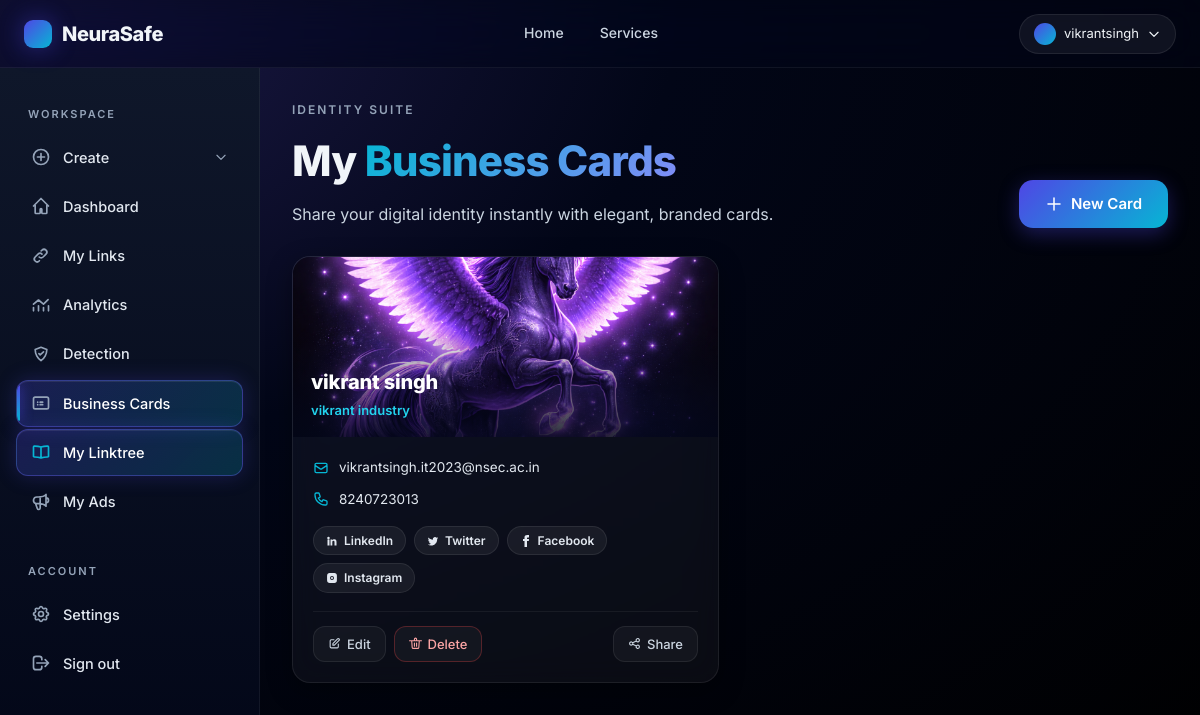
The app's page /business_card/business-cards/ (signed in) with its own data.
### business_card/models.py (models this page shows, shortened)
class UserBusinessCard(models.Model):
    user = models.ForeignKey(User, on_delete=models.CASCADE)
    template = models.ForeignKey(BusinessCardTemplate, on_delete=models.CASCADE, blank=True, null=True)
    custom_template_image = models.ImageField(upload_to='custom_templates/', blank=True, null=True)
    name = models.CharField(max_length=100)
    company_name = models.CharField(max_length=100)
    email = models.EmailField()
    phone_number = models.CharField(max_length=15)
    linkedin = models.URLField(blank=True, null=True)
    twitter = models.URLField(blank=True, null=True)
    facebook = models.URLField(blank=True, null=True)
    instagram = models.URLField(blank=True, null=True)
    created_at = models.DateTimeField(auto_now_add=True)
    logo = models.ImageField(upload_to='logos/', blank=True, null=True)

### business_card/views.py (the view)
# urls.py: path('business-cards/', views.business_card_list, name='business_card_list'),
@login_required
def business_card_list(request):
    business_cards = UserBusinessCard.objects.filter(user=request.user)
    return render(request, 'business_card/business_card_list.html', {'business_cards': business_cards})

### templates/business_card/business_card_list.html (shortened to what this page needs)
{% extends "basehome/base.html" %}
{% load static %}
{% block content %}
<div class="ns-app-content" data-testid="business-cards-root">
  <div class="animate-fade-in-up" style="display: flex; align-items: flex-end; justify-content: space-between; gap: 20px; flex-wrap: wrap; margin-bottom: 28px;">
    <div>
      <p style="color: var(--text-muted); font-size: 12px; letter-spacing: 2px; text-transform: uppercase; font-weight: 600; margin: 0 0 8px;">Identity Suite</p>
      <h1 style="font-size: clamp(28px, 4vw, 42px); font-weight: 800; letter-spacing: -0.02em; margin: 0;">
        My <span class="text-gradient-cyan">Business Cards</span>
      </h1>
      <p style="color: var(--text-secondary); margin: 8px 0 0;">Share your digital identity instantly with elegant, branded cards.</p>
    </div>
    <a href="{% url 'create_business_card' %}" class="ns-btn-primary" data-testid="new-card-btn">
      <svg width="18" height="18" fill="none" stroke="currentColor" viewBox="0 0 24 24"><path stroke-linecap="round" stroke-linejoin="round" stroke-width="2" d="M12 4v16m8-8H4"/></svg>
      New Card
    </a>
  </div>
  {% if business_cards %}
  <div style="display: grid; grid-template-columns: repeat(auto-fill, minmax(340px, 1fr)); gap: 22px;" data-testid="cards-grid">
    {% for card in business_cards %}
    <article class="ns-card animate-fade-in-up" style="padding: 0; overflow: hidden; position: relative;" data-testid="business-card-{{ card.pk }}">
      <div style="position: relative; height: 180px; overflow: hidden;">
        {% if card.custom_template_image %}
          <img src="{{ card.custom_template_image.url }}" alt="Cover" style="width: 100%; height: 100%; object-fit: cover;">
        {% else %}
          <img src="{{ card.template.image.url }}" alt="Cover" style="width: 100%; height: 100%; object-fit: cover;">
        {% endif %}
        <div style="position: absolute; inset: 0; background: linear-gradient(180deg, rgba(2,6,23,0) 40%, rgba(2,6,23,0.85) 100%);"></div>
        <div style="position: absolute; bottom: 16px; left: 18px;">
          <p style="color: #fff; font-size: 20px; font-weight: 800; margin: 0; letter-spacing: -0.01em;">{{ card.name }}</p>
          {% if card.company_name %}<p style="color: var(--secondary-400); font-size: 13px; font-weight: 600; margin: 2px 0 0;">{{ card.company_name }}</p>{% endif %}
        </div>
      </div>
      <div style="padding: 20px;">
        <div style="display: flex; flex-direction: column; gap: 10px; margin-bottom: 16px;">
          {% if card.email %}
          <div style="display: flex; align-items: center; gap: 10px; font-size: 13.5px; color: var(--text-soft);">
            <svg width="16" height="16" fill="none" stroke="currentColor" viewBox="0 0 24 24" style="color: var(--secondary); flex-shrink: 0;"><path stroke-linecap="round" stroke-linejoin="round" stroke-width="2" d="M3 8l7.89 5.26a2 2 0 002.22 0L21 8M5 19h14a2 2 0 002-2V7a2 2 0 00-2-2H5a2 2 0 00-2 2v10a2 2 0 002 2z"/></svg>
            <span style="overflow: hidden; text-overflow: ellipsis; white-space: nowrap;">{{ card.email }}</span>
          </div>
          {% endif %}
          {% if card.phone_number %}
          <div style="display: flex; align-items: center; gap: 10px; font-size: 13.5px; color: var(--text-soft);">
            {{ card.phone_number }}
          </div>
          {% endif %}
        </div>
        <div style="display: flex; flex-wrap: wrap; gap: 8px; margin-bottom: 18px;">
          {% if card.linkedin %}<a href="{{ card.linkedin }}" target="_blank" class="ns-badge" title="LinkedIn" style="text-decoration: none;"><svg width="12" height="12" fill="currentColor" viewBox="0 0 24 24"><path d="M4.98 3.5a2.5 2.5 0 11-.02 5.01A2.5 2.5 0 014.98 3.5zM3 9h4v12H3V9zm6 0h3.8v1.7h.06c.53-1 1.84-2.07 3.78-2.07C20.3 8.63 21 11 21 14.06V21h-4v-6.13c0-1.46-.03-3.34-2.04-3.34-2.04 0-2.35 1.59-2.35 3.23V21H9V9z"/></svg>LinkedIn</a>{% endif %}
          {% if card.twitter %}<a href="{{ card.twitter }}" target="_blank" class="ns-badge" title="Twitter" style="text-decoration: none;">Twitter</a>{% endif %}
          {% if card.facebook %}<a href="{{ card.facebook }}" target="_blank" class="ns-badge" title="Facebook" style="text-decoration: none;"><svg width="12" height="12" fill="currentColor" viewBox="0 0 24 24"><path d="M9 8H6v4h3v12h5V12h3.64L18 8h-4V6.33c0-.95.19-1.33 1.11-1.33H18V0h-3.46C11.2 0 9 1.43 9 4.83V8z"/></svg>Facebook</a>{% endif %}
          {% if card.instagram %}<a href="{{ card.instagram }}" target="_blank" class="ns-badge" title="Instagram" style="text-decoration: none;">Instagram</a>{% endif %}
        </div>
        <div style="display: flex; gap: 8px; flex-wrap: wrap; border-top: 1px solid rgba(255,255,255,0.06); padding-top: 14px;">
          <a href="{% url 'business_card_update' card.pk %}" class="ns-btn-ghost" style="padding: 7px 14px; font-size: 13px;" data-testid="update-card-{{ card.pk }}">
            <svg width="13" height="13" fill="none" stroke="currentColor" viewBox="0 0 24 24"><path stroke-linecap="round" stroke-linejoin="round" stroke-width="2" d="M11 5H6a2 2 0 00-2 2v11a2 2 0 002 2h11a2 2 0 002-2v-5m-1.414-9.414a2 2 0 112.828 2.828L11.828 15H9v-2.828l8.586-8.586z"/></svg>
            Edit
          </a>
          <a href="{% url 'business_card_delete' card.pk %}" class="ns-btn-ghost" style="padding: 7px 14px; font-size: 13px; color: #fca5a5; border-color: rgba(239,68,68,0.3);" data-testid="delete-card-{{ card.pk }}">
            <svg width="13" height="13" fill="none" stroke="currentColor" viewBox="0 0 24 24"><path stroke-linecap="round" stroke-linejoin="round" stroke-width="2" d="M19 7l-.867 12.142A2 2 0 0116.138 21H7.862a2 2 0 01-1.995-1.858L5 7m5 4v6m4-6v6M1 7h22M10 7V4a2 2 0 012-2h0a2 2 0 012 2v3"/></svg>
            Delete
          </a>
          <div style="position: relative; margin-left: auto;" class="ns-share-wrap">
            <button type="button" class="ns-btn-ghost ns-share-toggle" style="padding: 7px 14px; font-size: 13px;" data-testid="share-card-{{ card.pk }}">
              Share
            </button>
          </div>
        </div>
      </div>
    </article>
    {% endfor %}
  </div>
  {% endif %}
</div>
{% endblock %}

### templates/basehome/base.html (shortened to what this page needs)
{% load compress %}
{% load static %}
{% load chat_tags %}
<!DOCTYPE html>
<html lang="en">
<head>
  {% compress css %}
  <link rel="stylesheet" href="{% static 'src/output.css' %}" />
  {% endcompress %}
  <link rel="stylesheet" href="{% static 'css/modern-theme.css' %}" />
</head>
<body class="p-0 m-0">
<nav class="ns-navbar" aria-label="Primary">
  <div class="ns-navbar-inner">
    <a href="{% url 'landingpage' %}" class="ns-brand" data-testid="brand-home-link">
      <span class="ns-logo-dot"></span>
      <span>NeuraSafe</span>
    </a>
    <div class="ns-nav-links" role="navigation">
      <a href="{% url 'landingpage' %}" data-testid="nav-home">Home</a>
      <a href="{% url 'service' %}" data-testid="nav-services">Services</a>
    </div>
    <div class="ns-nav-cta">
      {% if user.is_authenticated %}
        <div style="position: relative;">
          <button id="user-menu-button" class="ns-user-chip" data-testid="user-menu-button" type="button" aria-haspopup="true" aria-expanded="false">
            <span class="ns-avatar"></span>
            <span>{{ user.username }}</span>
            <svg width="14" height="14" fill="none" stroke="currentColor" viewBox="0 0 24 24"><path stroke-linecap="round" stroke-linejoin="round" stroke-width="2" d="M19 9l-7 7-7-7"/></svg>
          </button>
        </div>
      {% else %}
        <a href="{% url 'login' %}" class="ns-btn-ghost" data-testid="nav-login">Login</a>
        <a href="{% url 'signup' %}" class="ns-btn-primary" style="padding: 9px 20px; font-size: 14px;" data-testid="nav-signup">Get Started</a>
      {% endif %}
    </div>
  </div>
</nav>
{% if user.is_authenticated %}
<aside id="ns-sidebar" class="ns-sidebar" aria-label="Application">
  <div class="ns-section-label">Workspace</div>
  <ul>
    <li x-data="{ open: {% if request.resolver_match.url_name in 'userdashboard customize_short_url generate_qr_code create_landing_page create_business_card' %}true{% else %}false{% endif %} }">
      <button @click="open = !open" class="ns-nav-item" data-testid="sidebar-create-toggle" type="button">
        <svg xmlns="http://www.w3.org/2000/svg" fill="none" stroke="currentColor" viewBox="0 0 24 24"><path stroke-linecap="round" stroke-linejoin="round" stroke-width="2" d="M12 7.757v8.486M7.757 12h8.486M21 12a9 9 0 1 1-18 0 9 9 0 0 1 18 0Z"/></svg>
        <span style="flex:1; text-align:left;">Create</span>
        <svg :class="{ 'rotate-180': open }" style="width:14px; height:14px; transition: transform 0.25s ease;" fill="none" stroke="currentColor" viewBox="0 0 24 24"><path stroke-linecap="round" stroke-linejoin="round" stroke-width="2" d="M19 9l-7 7-7-7"/></svg>
      </button>
    </li>
    <li><a href="{% url 'dashboard' %}" class="ns-nav-item {% if request.resolver_match.url_name == 'dashboard' %}active{% endif %}" data-testid="sidebar-dashboard">
      <svg xmlns="http://www.w3.org/2000/svg" fill="none" stroke="currentColor" viewBox="0 0 24 24"><path stroke-linecap="round" stroke-linejoin="round" stroke-width="2" d="M3 12l9-9 9 9M5 10v10a1 1 0 001 1h4a1 1 0 001-1v-4a1 1 0 011-1h0a1 1 0 011 1v4a1 1 0 001 1h4a1 1 0 001-1V10"/></svg>
      <span>Dashboard</span>
    </a></li>
    <li><a href="{% url 'user_links' %}" class="ns-nav-item {% if request.resolver_match.url_name == 'user_links' %}active{% endif %}" data-testid="sidebar-links">
      <span>My Links</span>
    </a></li>
    <li><a href="{% url 'analytics_view' %}" class="ns-nav-item {% if request.resolver_match.url_name == 'analytics_view' %}active{% endif %}" data-testid="sidebar-analytics">
      <svg xmlns="http://www.w3.org/2000/svg" fill="none" stroke="currentColor" viewBox="0 0 24 24"><path stroke-linecap="round" stroke-linejoin="round" stroke-width="2" d="M3 15v4m6-6v6m6-4v4m6-6v6M3 11l6-5 6 5 5.5-5.5"/></svg>
      <span>Analytics</span>
    </a></li>
<li>
    <a href="{% url 'predict' %}" class="ns-nav-item {% if request.resolver_match.url_name == 'predict' %}active{% endif %}" data-testid="sidebar-detection">
        <span>Detection</span>
    </a>
</li>
    <li><a href="{% url 'business_card_list' %}" class="ns-nav-item {% if request.resolver_match.url_name == 'business_card_list' %}active{% endif %}" data-testid="sidebar-business-card">
      <svg xmlns="http://www.w3.org/2000/svg" fill="none" stroke="currentColor" viewBox="0 0 24 24"><path stroke-linecap="round" stroke-linejoin="round" stroke-width="2" d="M3 7a2 2 0 012-2h14a2 2 0 012 2v10a2 2 0 01-2 2H5a2 2 0 01-2-2V7zM8 11h.01M11 11h3M8 14h.01M11 14h3"/></svg>
      <span>Business Cards</span>
    </a></li>
    <li><a href="{% url 'profile_dashboard' %}" class="ns-nav-item ns-nav-item-featured {% if request.resolver_match.url_name == 'profile_dashboard' %}active{% endif %}" data-testid="sidebar-linktree">
      <span>My Linktree</span>
    </a></li>
    <li><a href="{% url 'my_content' %}" class="ns-nav-item {% if request.resolver_match.url_name == 'my_content' %}active{% endif %}" data-testid="sidebar-my-ads">
      <span>My Ads</span>
    </a></li>
  </ul>
  <div class="ns-section-label" style="margin-top: 24px;">Account</div>
  <ul>
    <li><a href="{% url 'settings' %}" class="ns-nav-item {% if request.resolver_match.url_name == 'settings' %}active{% endif %}" data-testid="sidebar-settings">
      <span>Settings</span>
    </a></li>
    <li><a href="{% url 'logout' %}" class="ns-nav-item" data-testid="sidebar-logout">
      <svg xmlns="http://www.w3.org/2000/svg" fill="none" stroke="currentColor" viewBox="0 0 24 24"><path stroke-linecap="round" stroke-linejoin="round" stroke-width="2" d="M17 16l4-4m0 0l-4-4m4 4H7m6 4v1a3 3 0 01-3 3H6a3 3 0 01-3-3V7a3 3 0 013-3h4a3 3 0 013 3v1"/></svg>
      <span>Sign out</span>
    </a></li>
  </ul>
</aside>
{% endif %}
<div id="contentss">
  {% block content %}{% endblock %}
</div>
</body>
</html>

### records on screen
UserBusinessCard: custom_template_image (picture), name "vikrant singh", company_name "vikrant industry", email "vikrantsingh.it2023@nsec.ac.in", phone_number "8240723013"

### other values on screen
{{ user.username }} "vikrantsingh"
